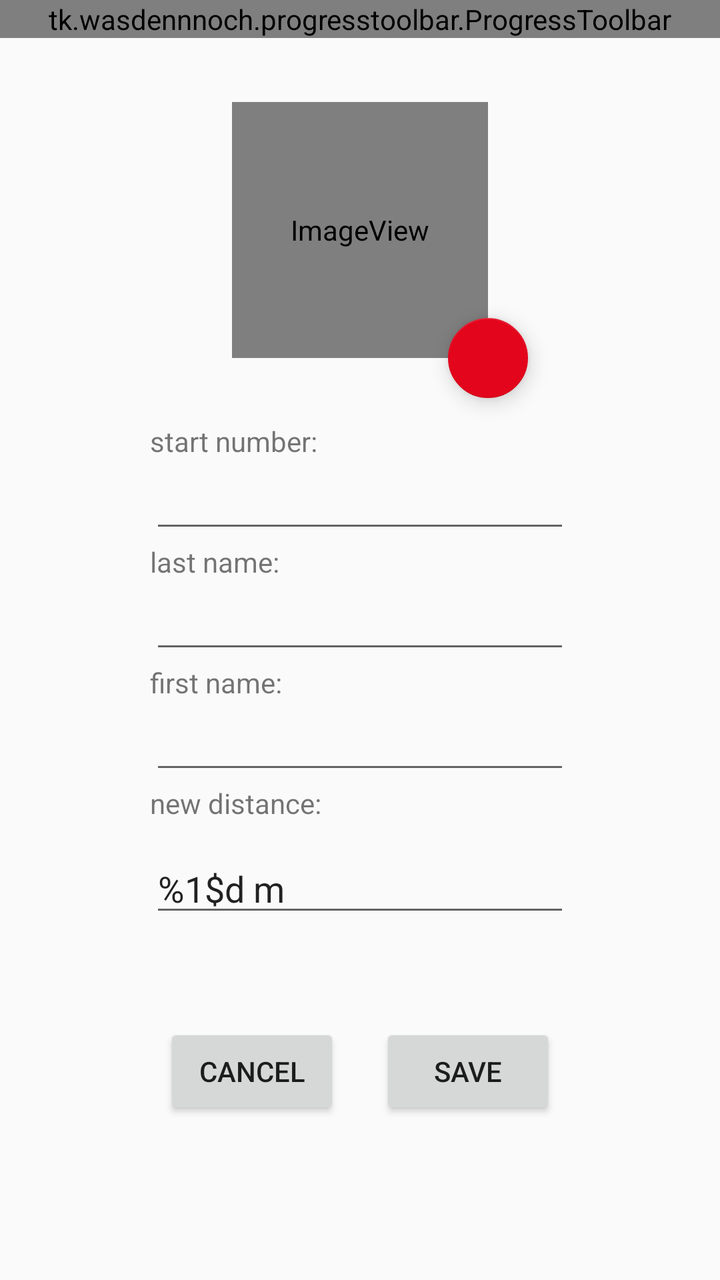
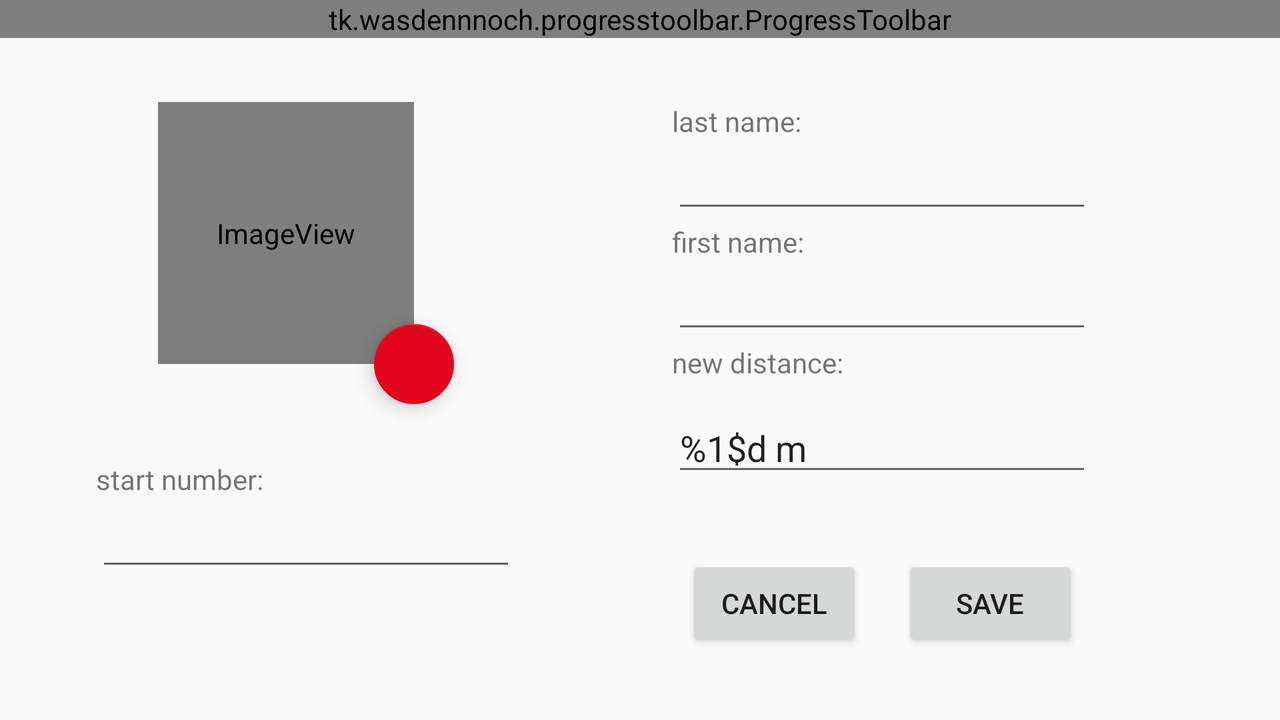

The same Android screen from two of the app's own layout files: first res/layout/ as a phone draws it, then the repository's variant for another configuration, drawn on a device whose configuration selects that folder. Both files follow.
<!-- AndroidManifest.xml: activity theme AppTheme.NoActionBar -->
<!-- res/layout/activity_input_screen.xml -->
<?xml version="1.0" encoding="utf-8"?>
<android.support.constraint.ConstraintLayout xmlns:android="http://schemas.android.com/apk/res/android"
    xmlns:app="http://schemas.android.com/apk/res-auto"
    xmlns:tools="http://schemas.android.com/tools"
    android:id="@+id/is_container"
    android:layout_width="match_parent"
    android:layout_height="match_parent"
    android:fitsSystemWindows="true"
    tools:context=".activities.InputScreenActivity">

    <android.support.design.widget.AppBarLayout
        android:id="@+id/include"
        android:layout_width="match_parent"
        android:layout_height="wrap_content"
        android:theme="@style/AppTheme.AppBarOverlay">

        <include
            layout="@layout/toolbar_main"
            android:layout_width="match_parent"
            android:layout_height="wrap_content" />

    </android.support.design.widget.AppBarLayout>


    <TextView
        android:id="@+id/tv_is_startnummer"
        android:layout_width="wrap_content"
        android:layout_height="wrap_content"
        android:layout_marginTop="32dp"
        android:labelFor="@id/et_is_startnummer"
        android:text="@string/startnummer"
        app:layout_constraintStart_toStartOf="@+id/et_is_startnummer"
        app:layout_constraintTop_toBottomOf="@+id/iv_is_user_image" />

    <EditText
        android:id="@+id/et_is_startnummer"
        android:layout_width="wrap_content"
        android:layout_height="wrap_content"
        android:ems="10"
        android:focusable="false"
        android:inputType="number"
        android:labelFor="@id/tv_is_startnummer"
        app:layout_constraintEnd_toEndOf="parent"
        app:layout_constraintHorizontal_bias="0.5"
        app:layout_constraintStart_toStartOf="parent"
        app:layout_constraintTop_toBottomOf="@+id/tv_is_startnummer" />

    <TextView
        android:id="@+id/tv_is_nachname"
        android:layout_width="wrap_content"
        android:layout_height="wrap_content"
        android:labelFor="@id/et_is_nachname"
        android:text="@string/nachname"
        app:layout_constraintStart_toStartOf="@+id/et_is_startnummer"
        app:layout_constraintTop_toBottomOf="@+id/et_is_startnummer" />

    <EditText
        android:id="@+id/et_is_nachname"
        android:layout_width="wrap_content"
        android:layout_height="wrap_content"
        android:ems="10"
        android:focusable="false"
        android:inputType="textPersonName"
        app:layout_constraintStart_toStartOf="@+id/tv_is_nachname"
        app:layout_constraintTop_toBottomOf="@+id/tv_is_nachname" />

    <TextView
        android:id="@+id/tv_is_vorname"
        android:layout_width="wrap_content"
        android:layout_height="wrap_content"
        android:labelFor="@id/et_is_vorname"
        android:text="@string/vorname"
        app:layout_constraintStart_toStartOf="@+id/et_is_nachname"
        app:layout_constraintTop_toBottomOf="@+id/et_is_nachname" />

    <EditText
        android:id="@+id/et_is_vorname"
        android:layout_width="wrap_content"
        android:layout_height="wrap_content"
        android:ems="10"
        android:focusable="false"
        android:inputType="textPersonName"
        app:layout_constraintStart_toStartOf="@+id/tv_is_vorname"
        app:layout_constraintTop_toBottomOf="@+id/tv_is_vorname" />


    <TextView
        android:id="@+id/tv_is_neue_strecke"
        android:layout_width="wrap_content"
        android:layout_height="wrap_content"
        android:labelFor="@id/et_is_neue_strecke"
        android:text="@string/neue_strecke"
        app:layout_constraintStart_toStartOf="@+id/et_is_vorname"
        app:layout_constraintTop_toBottomOf="@+id/et_is_vorname" />


    <android.support.design.widget.TextInputLayout
        android:id="@+id/til_et_neue_strecke"
        android:layout_width="wrap_content"
        android:layout_height="wrap_content"
        app:layout_constraintStart_toStartOf="@+id/tv_is_neue_strecke"
        app:layout_constraintTop_toBottomOf="@+id/tv_is_neue_strecke"

        >

        <android.support.design.widget.TextInputEditText
            android:id="@+id/et_is_neue_strecke"
            android:layout_width="wrap_content"
            android:layout_height="wrap_content"
            android:ems="10"
            android:inputType="number"
            android:text="@string/neue_strecke_dummy" />

    </android.support.design.widget.TextInputLayout>


    <Button
        android:id="@+id/button_is_save"
        android:layout_width="wrap_content"
        android:layout_height="48dp"
        android:layout_marginBottom="64dp"
        android:layout_marginTop="32dp"
        android:text="@string/save"
        app:layout_constraintBottom_toBottomOf="parent"
        app:layout_constraintEnd_toEndOf="@+id/til_et_neue_strecke"
        app:layout_constraintStart_toEndOf="@+id/button_is_cancel"
        app:layout_constraintTop_toBottomOf="@+id/til_et_neue_strecke" />


    <Button
        android:id="@+id/button_is_cancel"
        android:layout_width="wrap_content"
        android:layout_height="wrap_content"
        android:layout_marginEnd="20dp"
        android:text="@android:string/cancel"
        app:layout_constraintBaseline_toBaselineOf="@+id/button_is_save"
        app:layout_constraintEnd_toStartOf="@+id/button_is_save"
        app:layout_constraintHorizontal_chainStyle="packed"
        app:layout_constraintStart_toStartOf="@+id/til_et_neue_strecke" />


    <ImageView
        android:id="@+id/iv_is_user_image"
        android:layout_width="128dp"
        android:layout_height="128dp"
        android:layout_marginTop="32dp"
        android:contentDescription="@string/iv_user_image_content_desc"
        android:scaleType="centerCrop"
        app:layout_constraintEnd_toEndOf="parent"
        app:layout_constraintHorizontal_bias="0.5"
        app:layout_constraintStart_toStartOf="parent"
        app:layout_constraintTop_toBottomOf="@+id/include"
        app:srcCompat="@mipmap/dummy_face" />


    <android.support.design.widget.FloatingActionButton
        android:id="@+id/fab_camera"
        android:layout_width="wrap_content"
        android:layout_height="wrap_content"
        android:layout_marginBottom="8dp"
        android:layout_marginEnd="8dp"
        android:layout_marginStart="8dp"
        android:layout_marginTop="8dp"
        android:clickable="true"
        android:focusable="true"
        app:fabSize="mini"
        app:layout_constraintBottom_toBottomOf="@+id/iv_is_user_image"
        app:layout_constraintEnd_toEndOf="@+id/iv_is_user_image"
        app:layout_constraintStart_toEndOf="@+id/iv_is_user_image"
        app:layout_constraintTop_toBottomOf="@+id/iv_is_user_image"
        app:layout_constraintVertical_bias="0.535"
        app:srcCompat="@drawable/ic_camera_alt_white_24dp" />


</android.support.constraint.ConstraintLayout>
<!-- res/layout/toolbar_main.xml (included above) -->
<tk.wasdennnoch.progresstoolbar.ProgressToolbar
    xmlns:android="http://schemas.android.com/apk/res/android"
    xmlns:app="http://schemas.android.com/apk/res-auto"
    android:id="@+id/toolbar"
    android:layout_width="match_parent"
    android:layout_height="wrap_content"
    app:popupTheme="@style/AppTheme.PopupOverlay"
    app:layout_scrollFlags="scroll|enterAlways" >

    <TextView
        android:id="@+id/toolbar_title"
        android:layout_width="wrap_content"
        android:layout_height="wrap_content"
        android:text="@string/toolbar_title"
        android:textColor="@android:color/white"
        android:singleLine="true"
        style="@style/TextAppearance.AppCompat.Widget.ActionBar.Title"
        android:layout_gravity="center"
        />


</tk.wasdennnoch.progresstoolbar.ProgressToolbar>
<!-- resources referenced by this layout -->
<resources>
  <!-- mipmap dummy_face (mipmap-anydpi-v26) -->
  <?xml version="1.0" encoding="utf-8"?>
  <adaptive-icon xmlns:android="http://schemas.android.com/apk/res/android">
      <background android:drawable="@color/ic_launcher_background"/>
      <foreground android:drawable="@drawable/ic_face"/>
  </adaptive-icon>
  <string name="iv_user_image_content_desc">shows the swimmer\'s picture</string>
  <string name="nachname">last name:</string>
  <string name="neue_strecke">new distance:</string>
  <string name="neue_strecke_dummy" translatable="false">%1$d m</string>
  <string name="save">save</string>
  <string name="startnummer">start number:</string>
  <string name="toolbar_title" translatable="false">Toolbar Title</string>
  <string name="vorname">first name:</string>
  <style name="AppTheme.AppBarOverlay" parent="ThemeOverlay.AppCompat.Dark.ActionBar" />
  <style name="AppTheme.PopupOverlay" parent="ThemeOverlay.AppCompat.Light" />
  <style name="AppTheme.NoActionBar">
          <item name="windowActionBar">false</item>
          <item name="windowNoTitle">true</item>
          <item name="coordinatorLayoutStyle">@style/Widget.Design.CoordinatorLayout</item>
          <item name="cardViewStyle">@style/CardView</item>
  
          
          <item name="android:windowActivityTransitions">true</item>
          <item name="android:windowSharedElementsUseOverlay">false</item>
  
  
  
      </style>
  <color name="ic_launcher_background">#0365A5</color>
  <!-- drawable ic_face (drawable) -->
  <?xml version="1.0" encoding="UTF-8" standalone="no"?>
  <vector xmlns:android="http://schemas.android.com/apk/res/android"
          android:width="108dp"
          android:height="108dp"
          android:viewportWidth="32.727272"
          android:viewportHeight="32.727272">
      <group android:translateX="4.3636365"
              android:translateY="4.3636365">
          <path android:fillColor="#000000" android:pathData="M9,11.75c-0.69,0 -1.25,0.56 -1.25,1.25s0.56,1.25 1.25,1.25 1.25,-0.56 1.25,-1.25 -0.56,-1.25 -1.25,-1.25zM15,11.75c-0.69,0 -1.25,0.56 -1.25,1.25s0.56,1.25 1.25,1.25 1.25,-0.56 1.25,-1.25 -0.56,-1.25 -1.25,-1.25zM12,2C6.48,2 2,6.48 2,12s4.48,10 10,10 10,-4.48 10,-10S17.52,2 12,2zM12,20c-4.41,0 -8,-3.59 -8,-8 0,-0.29 0.02,-0.58 0.05,-0.86 2.36,-1.05 4.23,-2.98 5.21,-5.37C11.07,8.33 14.05,10 17.42,10c0.78,0 1.53,-0.09 2.25,-0.26 0.21,0.71 0.33,1.47 0.33,2.26 0,4.41 -3.59,8 -8,8z"/>
      </group>
  </vector>
</resources>
<!-- res/layout-land/activity_input_screen.xml (the repository's variant of the layout above) -->
<!-- drawn on the phone turned sideways -->
<?xml version="1.0" encoding="utf-8"?>
<android.support.constraint.ConstraintLayout xmlns:android="http://schemas.android.com/apk/res/android"
    xmlns:app="http://schemas.android.com/apk/res-auto"
    xmlns:tools="http://schemas.android.com/tools"
    android:id="@+id/is_container"
    android:layout_width="match_parent"
    android:layout_height="match_parent"
    android:fitsSystemWindows="true"
    tools:context=".activities.InputScreenActivity">

    <android.support.design.widget.AppBarLayout
        android:id="@+id/include"
        android:layout_width="match_parent"
        android:layout_height="wrap_content"
        android:theme="@style/AppTheme.AppBarOverlay">

        <include
            layout="@layout/toolbar_main"
            android:layout_width="match_parent"
            android:layout_height="wrap_content" />

    </android.support.design.widget.AppBarLayout>


    <TextView
        android:id="@+id/tv_is_startnummer"
        android:layout_width="wrap_content"
        android:layout_height="wrap_content"
        android:layout_marginStart="48dp"
        android:layout_marginTop="48dp"
        android:labelFor="@id/et_is_startnummer"
        android:text="@string/startnummer"
        app:layout_constraintStart_toStartOf="parent"
        app:layout_constraintTop_toBottomOf="@+id/iv_is_user_image" />

    <EditText
        android:id="@+id/et_is_startnummer"
        android:layout_width="wrap_content"
        android:layout_height="wrap_content"
        android:ems="10"
        android:focusable="false"
        android:inputType="number"
        android:labelFor="@id/tv_is_startnummer"
        app:layout_constraintStart_toStartOf="@+id/tv_is_startnummer"
        app:layout_constraintTop_toBottomOf="@+id/tv_is_startnummer" />

    <TextView
        android:id="@+id/tv_is_nachname"
        android:layout_width="wrap_content"
        android:layout_height="wrap_content"
        android:layout_marginStart="16dp"
        android:layout_marginTop="32dp"
        android:labelFor="@id/et_is_nachname"
        android:text="@string/nachname"
        app:layout_constraintStart_toStartOf="@+id/guideline4"
        app:layout_constraintTop_toBottomOf="@+id/include" />

    <EditText
        android:id="@+id/et_is_nachname"
        android:layout_width="wrap_content"
        android:layout_height="wrap_content"
        android:ems="10"
        android:focusable="false"
        android:inputType="textPersonName"
        app:layout_constraintStart_toStartOf="@+id/tv_is_nachname"
        app:layout_constraintTop_toBottomOf="@+id/tv_is_nachname" />

    <TextView
        android:id="@+id/tv_is_vorname"
        android:layout_width="wrap_content"
        android:layout_height="wrap_content"
        android:labelFor="@id/et_is_vorname"
        android:text="@string/vorname"
        app:layout_constraintStart_toStartOf="@+id/et_is_nachname"
        app:layout_constraintTop_toBottomOf="@+id/et_is_nachname" />

    <EditText
        android:id="@+id/et_is_vorname"
        android:layout_width="wrap_content"
        android:layout_height="wrap_content"
        android:ems="10"
        android:focusable="false"
        android:inputType="textPersonName"
        app:layout_constraintStart_toStartOf="@+id/tv_is_vorname"
        app:layout_constraintTop_toBottomOf="@+id/tv_is_vorname" />


    <TextView
        android:id="@+id/tv_is_neue_strecke"
        android:layout_width="wrap_content"
        android:layout_height="wrap_content"
        android:labelFor="@id/et_is_neue_strecke"
        android:text="@string/neue_strecke"
        app:layout_constraintStart_toStartOf="@+id/et_is_vorname"
        app:layout_constraintTop_toBottomOf="@+id/et_is_vorname" />


    <android.support.design.widget.TextInputLayout
        android:id="@+id/til_et_neue_strecke"
        android:layout_width="wrap_content"
        android:layout_height="wrap_content"
        app:layout_constraintStart_toStartOf="@+id/tv_is_neue_strecke"
        app:layout_constraintTop_toBottomOf="@+id/tv_is_neue_strecke"

        >

        <android.support.design.widget.TextInputEditText
            android:id="@+id/et_is_neue_strecke"
            android:layout_width="wrap_content"
            android:layout_height="wrap_content"
            android:ems="10"
            android:inputType="number"
            android:text="@string/neue_strecke_dummy" />

    </android.support.design.widget.TextInputLayout>


    <Button
        android:id="@+id/button_is_save"
        android:layout_width="wrap_content"
        android:layout_height="wrap_content"
        android:layout_marginBottom="32dp"
        android:layout_marginTop="32dp"
        android:text="@string/save"
        app:layout_constraintBottom_toBottomOf="parent"
        app:layout_constraintEnd_toEndOf="@+id/til_et_neue_strecke"
        app:layout_constraintStart_toEndOf="@+id/button_is_cancel"
        app:layout_constraintTop_toBottomOf="@+id/til_et_neue_strecke" />


    <Button
        android:id="@+id/button_is_cancel"
        android:layout_width="wrap_content"
        android:layout_height="wrap_content"
        android:layout_marginEnd="20dp"
        android:text="@android:string/cancel"
        app:layout_constraintBaseline_toBaselineOf="@+id/button_is_save"
        app:layout_constraintEnd_toStartOf="@+id/button_is_save"
        app:layout_constraintHorizontal_chainStyle="packed"
        app:layout_constraintStart_toStartOf="@+id/til_et_neue_strecke" />


    <ImageView
        android:id="@+id/iv_is_user_image"
        android:layout_width="128dp"
        android:layout_height="131dp"
        android:layout_marginTop="32dp"
        android:contentDescription="@string/iv_user_image_content_desc"
        android:scaleType="centerCrop"
        app:layout_constraintEnd_toEndOf="parent"
        app:layout_constraintHorizontal_bias="0.154"
        app:layout_constraintStart_toStartOf="parent"
        app:layout_constraintTop_toBottomOf="@+id/include"
        app:srcCompat="@mipmap/dummy_face" />


    <android.support.design.widget.FloatingActionButton
        android:id="@+id/fab_camera"
        android:layout_width="wrap_content"
        android:layout_height="wrap_content"
        android:layout_marginEnd="8dp"
        android:layout_marginStart="8dp"
        android:clickable="true"
        android:focusable="true"
        app:fabSize="mini"
        app:layout_constraintBottom_toBottomOf="@+id/iv_is_user_image"
        app:layout_constraintEnd_toEndOf="@+id/iv_is_user_image"
        app:layout_constraintStart_toEndOf="@+id/iv_is_user_image"
        app:layout_constraintTop_toBottomOf="@+id/iv_is_user_image"
        app:srcCompat="@drawable/ic_camera_alt_white_24dp" />

    <android.support.constraint.Guideline
        android:id="@+id/guideline4"
        android:layout_width="wrap_content"
        android:layout_height="wrap_content"
        android:orientation="vertical"
        app:layout_constraintGuide_percent="0.5" />


</android.support.constraint.ConstraintLayout>
